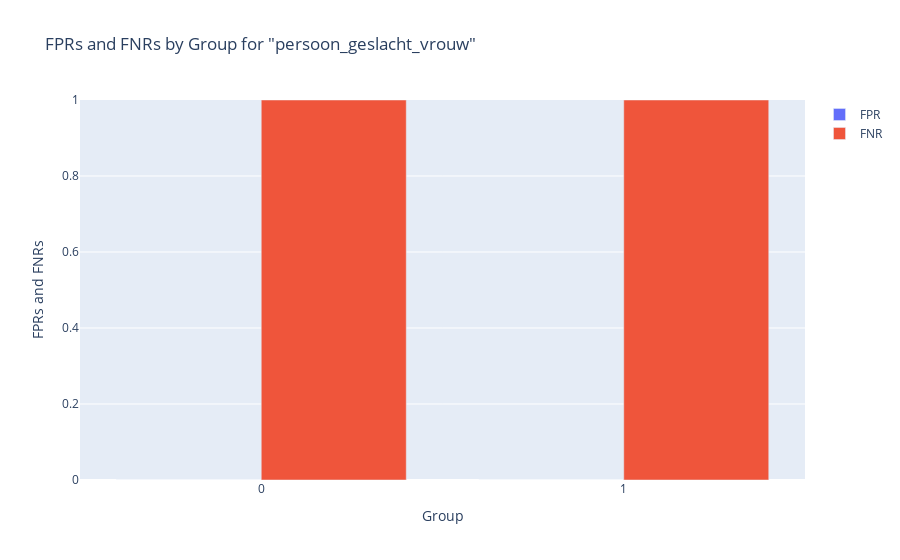
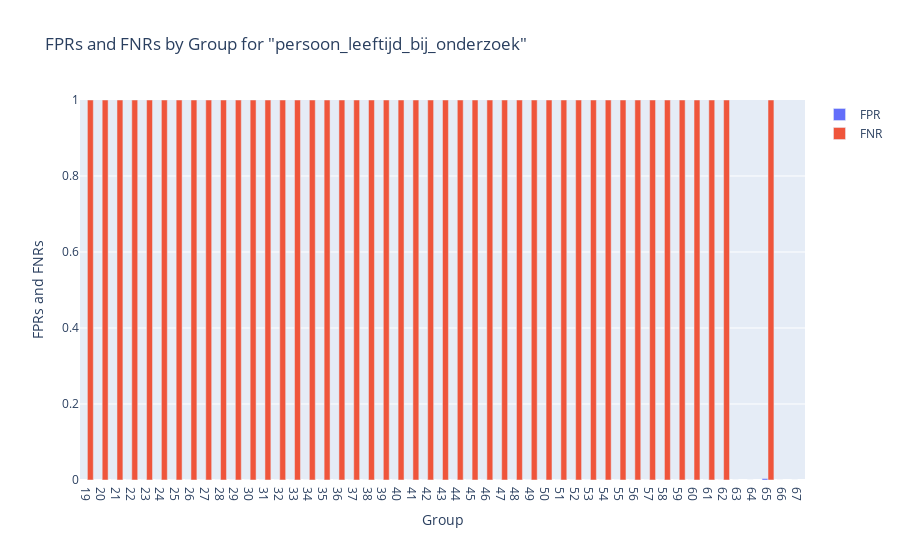
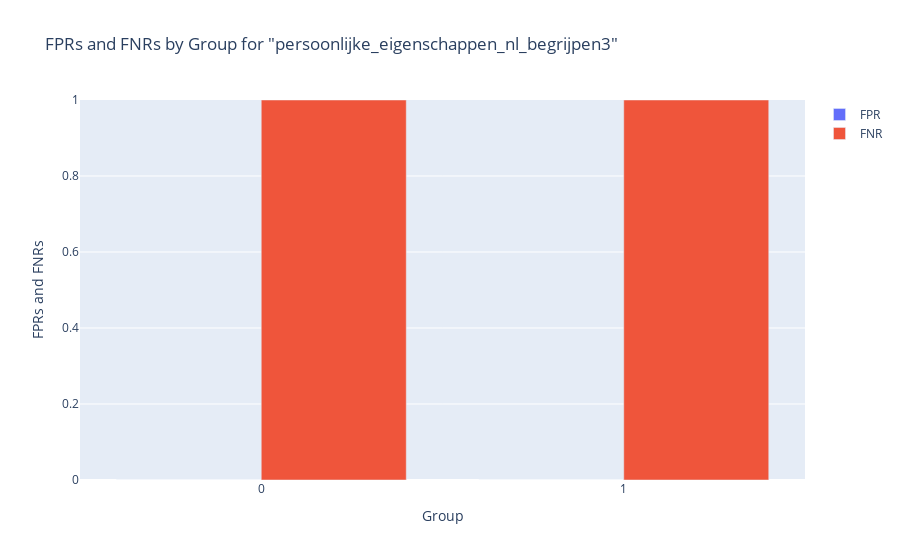
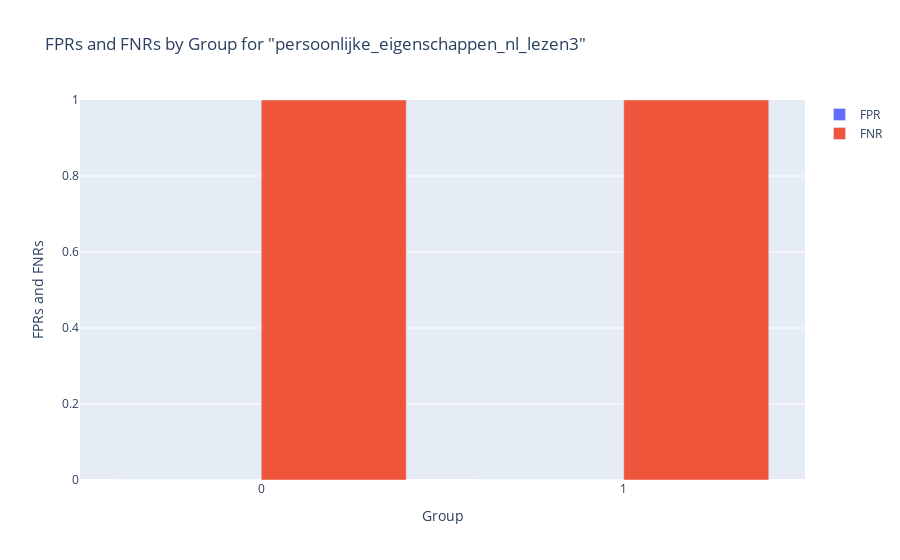

The notebook cell these images were saved under, in order:
### Markdown cell above
### Results

Running the codecell below will Produce a graphs per feature for each metric in your selection:

The Error rate metric will produce a graph showing the False Positive Rate (FPR) and False Negative Rate (FNR) for each group in the attribute. This allow you to check fairness accoring to the following metrics:
- Predictive Equality, which requires equal FPRs accross all groups.
- Equal Opportunity, which requires equal FNRs accross all groups.
- Equalised Odds, which requires equal FPRs and FNRs accross all groups.

The Predictive value metric will produce a graph showing the Positive Predictive Value (PPV) and Negative Predictive Value (NPV) for each group in the attribute. This allow you to check fairness accoring to the following metrics:
- Predictive Parity, which requires equal PPVs accross all groups.
- Conditional Use Accuracy Equality, which requires equal PPVs and NPVs accross all groups.

The (conditional) Statistical Parity metric will produce a graph showing the Positive Prediction rate for each group in the attribute. This allow you to check fairness accoring to the following metrics:
- Statistical Parity, which requires equal Positive Prediction rates accross all groups.
- Conditional Statistical Parity, which requires equal Positive Prediction rates of individuals that conform to the condition accross all groups.

The Test-fairness metric will produce a graph showing the actual and predicted probability of an positive outcome for each group in the attribute. This allow you to check fairness accoring to the following metrics:
- Test-fairness, which requires that for any given predicted risk score, the probability of the positive outcome is equal across all groups.
- Well-calibration, which requires that for any given predicted risk score, the probability of the positive outcome is equal across all groups and the predicted risk score accurately reflects the probability of the positive outcome.

The Balance in classes metric will produce a graph showing the predicted risk score of the positve and negative class for each group in the attribute. This allow you to check fairness accoring to the following metrics:
- Balance For The Positive Class, which requires equal predicted risk scores for the positve class accross all groups.
- Balance For The Negative Class, which requires equal predicted risk scores for the negative class accross all groups.

The Lipschitz metric will produce a graph showing the severity of Lipschitz violations for all samples in the attribute. This allow you to check fairness accoring to the following metrics:
- Fairness Through Awareness, which requires that the difference in outputs is no greater than a constant multiple of the difference in inputs.

### Code cell
# show results of each metric
for metric, metric_name in used_metrics:
    print(f'{'#' * (len(metric_name) + 11)}\n# Metric {metric_name} #\n{'#' * (len(metric_name) + 11)}')
    for image in metric.show():
        image.show()

### Figure 1 — Plotly figure (JSON) as saved in the notebook; plotly's stock layout.template omitted (floating-point values rounded to 4 significant figures)
{"data": [{"name": "FPR", "type": "bar", "x": ["0", "1"], "y": [0.0001653, 0]}, {"name": "FNR", "type": "bar", "x": ["0", "1"], "y": [1, 1]}], "layout": {"bargap": 0.2, "title": {"text": "FPRs and FNRs by Group for \"persoon_geslacht_vrouw\""}, "xaxis": {"title": {"text": "Group"}}, "yaxis": {"range": [0, 1], "title": {"text": "FPRs and FNRs"}}}}

### Figure 2 — Plotly figure (JSON) as saved in the notebook; plotly's stock layout.template omitted (floating-point values rounded to 4 significant figures)
{"data": [{"name": "FPR", "type": "bar", "x": ["19", "20", "21", "22", "23", "24", "25", "26", "27", "28", "29", "30", "31", "32", "33", "34", "35", "36", "37", "38", "39", "40", "41", "42", "43", "44", "45", "46", "47", "48", "49", "50", "51", "52", "53", "54", "55", "56", "57", "58", "59", "60", "61", "62", "63", "64", "65", "66", "67"], "y": [null, null, 0, 0, 0, 0, 0, 0, 0, 0, 0, 0, 0, 0, 0, 0, 0, 0, 0, 0, 0, 0, 0, 0, 0, 0, 0, 0, 0, 0, 0, 0, 0, 0, 0, 0, 0, 0, 0, 0, 0, 0, 0, 0, 0, 0, 0.003891, 0, 0]}, {"name": "FNR", "type": "bar", "x": ["19", "20", "21", "22", "23", "24", "25", "26", "27", "28", "29", "30", "31", "32", "33", "34", "35", "36", "37", "38", "39", "40", "41", "42", "43", "44", "45", "46", "47", "48", "49", "50", "51", "52", "53", "54", "55", "56", "57", "58", "59", "60", "61", "62", "63", "64", "65", "66", "67"], "y": [1, 1, 1, 1, 1, 1, 1, 1, 1, 1, 1, 1, 1, 1, 1, 1, 1, 1, 1, 1, 1, 1, 1, 1, 1, 1, 1, 1, 1, 1, 1, 1, 1, 1, 1, 1, 1, 1, 1, 1, 1, 1, 1, 1, null, null, 1, null, null]}], "layout": {"bargap": 0.2, "title": {"text": "FPRs and FNRs by Group for \"persoon_leeftijd_bij_onderzoek\""}, "xaxis": {"title": {"text": "Group"}}, "yaxis": {"range": [0, 1], "title": {"text": "FPRs and FNRs"}}}}

### Figure 3 — Plotly figure (JSON) as saved in the notebook; plotly's stock layout.template omitted (floating-point values rounded to 4 significant figures)
{"data": [{"name": "FPR", "type": "bar", "x": ["0", "1"], "y": [9.132e-05, 0]}, {"name": "FNR", "type": "bar", "x": ["0", "1"], "y": [1, 1]}], "layout": {"bargap": 0.2, "title": {"text": "FPRs and FNRs by Group for \"persoonlijke_eigenschappen_nl_begrijpen3\""}, "xaxis": {"title": {"text": "Group"}}, "yaxis": {"range": [0, 1], "title": {"text": "FPRs and FNRs"}}}}

### Figure 4 — Plotly figure (JSON) as saved in the notebook; plotly's stock layout.template omitted (floating-point values rounded to 4 significant figures)
{"data": [{"name": "FPR", "type": "bar", "x": ["0", "1"], "y": [9.327e-05, 0]}, {"name": "FNR", "type": "bar", "x": ["0", "1"], "y": [1, 1]}], "layout": {"bargap": 0.2, "title": {"text": "FPRs and FNRs by Group for \"persoonlijke_eigenschappen_nl_lezen3\""}, "xaxis": {"title": {"text": "Group"}}, "yaxis": {"range": [0, 1], "title": {"text": "FPRs and FNRs"}}}}
